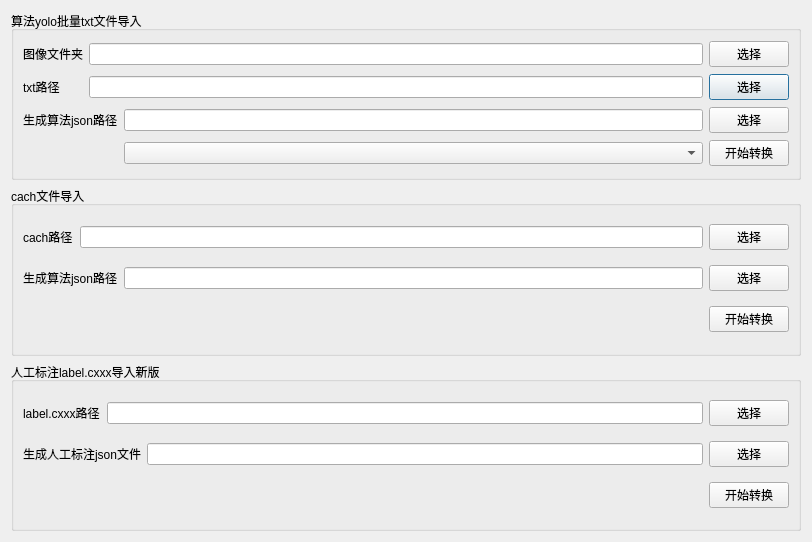
<?xml version="1.0" encoding="UTF-8"?>
<ui version="4.0">
 <class>Dialog</class>
 <widget class="QDialog" name="Dialog">
  <property name="geometry">
   <rect>
    <x>0</x>
    <y>0</y>
    <width>812</width>
    <height>542</height>
   </rect>
  </property>
  <property name="windowTitle">
   <string>Dialog</string>
  </property>
  <layout class="QVBoxLayout" name="verticalLayout">
   <item>
    <widget class="QGroupBox" name="groupBox">
     <property name="title">
      <string>算法yolo批量txt文件导入</string>
     </property>
     <layout class="QGridLayout" name="gridLayout">
      <item row="1" column="3">
       <widget class="QPushButton" name="pushButton">
        <property name="text">
         <string>选择</string>
        </property>
       </widget>
      </item>
      <item row="2" column="3">
       <widget class="QPushButton" name="pushButton_2">
        <property name="text">
         <string>选择</string>
        </property>
       </widget>
      </item>
      <item row="1" column="0">
       <widget class="QLabel" name="label">
        <property name="text">
         <string>txt路径</string>
        </property>
       </widget>
      </item>
      <item row="1" column="1" colspan="2">
       <widget class="QLineEdit" name="lineEdit"/>
      </item>
      <item row="2" column="2">
       <widget class="QLineEdit" name="lineEdit_2"/>
      </item>
      <item row="3" column="2">
       <widget class="QComboBox" name="comboBox"/>
      </item>
      <item row="2" column="0" colspan="2">
       <widget class="QLabel" name="label_2">
        <property name="text">
         <string>生成算法json路径</string>
        </property>
       </widget>
      </item>
      <item row="3" column="3">
       <widget class="QPushButton" name="pushButton_3">
        <property name="text">
         <string>开始转换</string>
        </property>
       </widget>
      </item>
      <item row="0" column="0">
       <widget class="QLabel" name="label_7">
        <property name="text">
         <string>图像文件夹</string>
        </property>
       </widget>
      </item>
      <item row="0" column="1" colspan="2">
       <widget class="QLineEdit" name="lineEdit_7"/>
      </item>
      <item row="0" column="3">
       <widget class="QPushButton" name="pushButton_10">
        <property name="text">
         <string>选择</string>
        </property>
       </widget>
      </item>
     </layout>
    </widget>
   </item>
   <item>
    <widget class="QGroupBox" name="groupBox_2">
     <property name="title">
      <string>cach文件导入</string>
     </property>
     <layout class="QGridLayout" name="gridLayout_2">
      <item row="0" column="3">
       <widget class="QPushButton" name="pushButton_4">
        <property name="text">
         <string>选择</string>
        </property>
       </widget>
      </item>
      <item row="1" column="2">
       <widget class="QLineEdit" name="lineEdit_4"/>
      </item>
      <item row="1" column="0" colspan="2">
       <widget class="QLabel" name="label_4">
        <property name="text">
         <string>生成算法json路径</string>
        </property>
       </widget>
      </item>
      <item row="1" column="3">
       <widget class="QPushButton" name="pushButton_5">
        <property name="text">
         <string>选择</string>
        </property>
       </widget>
      </item>
      <item row="0" column="0">
       <widget class="QLabel" name="label_3">
        <property name="text">
         <string>cach路径</string>
        </property>
       </widget>
      </item>
      <item row="0" column="1" colspan="2">
       <widget class="QLineEdit" name="lineEdit_3"/>
      </item>
      <item row="2" column="3">
       <widget class="QPushButton" name="pushButton_6">
        <property name="text">
         <string>开始转换</string>
        </property>
       </widget>
      </item>
     </layout>
    </widget>
   </item>
   <item>
    <widget class="QGroupBox" name="groupBox_3">
     <property name="title">
      <string>人工标注label.cxxx导入新版</string>
     </property>
     <layout class="QGridLayout" name="gridLayout_3">
      <item row="0" column="3">
       <widget class="QPushButton" name="pushButton_7">
        <property name="text">
         <string>选择</string>
        </property>
       </widget>
      </item>
      <item row="1" column="2">
       <widget class="QLineEdit" name="lineEdit_5"/>
      </item>
      <item row="1" column="0" colspan="2">
       <widget class="QLabel" name="label_5">
        <property name="text">
         <string>生成人工标注json文件</string>
        </property>
       </widget>
      </item>
      <item row="1" column="3">
       <widget class="QPushButton" name="pushButton_8">
        <property name="text">
         <string>选择</string>
        </property>
       </widget>
      </item>
      <item row="0" column="0">
       <widget class="QLabel" name="label_6">
        <property name="text">
         <string>label.cxxx路径</string>
        </property>
       </widget>
      </item>
      <item row="0" column="1" colspan="2">
       <widget class="QLineEdit" name="lineEdit_6"/>
      </item>
      <item row="2" column="3">
       <widget class="QPushButton" name="pushButton_9">
        <property name="text">
         <string>开始转换</string>
        </property>
       </widget>
      </item>
     </layout>
    </widget>
   </item>
  </layout>
 </widget>
 <resources/>
 <connections/>
</ui>
